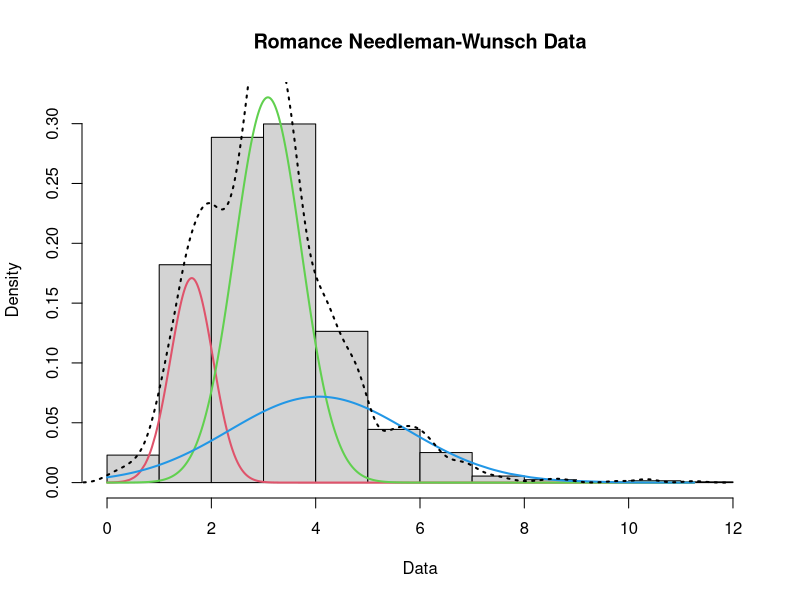

The R source for this figure: (Note: this script raises an error after producing the figure.)
setwd("/home/bella/Dropbox/Master-Thesis/MA_Thesis_Program/")
rom <- read.csv("final_romance_nw.csv", header=TRUE, sep=",", stringsAsFactors=FALSE)
head(rom)
########LIKELIHOOD RATIO STATISTICS, BOOTSTRAP,MIXTURE MODEL##########################
library(mixtools)
set.seed(100)
rom_dens = rom$Score
mixmodel = normalmixEM(rom_dens, lambda = NULL, mu = NULL, sigma = NULL, k = 3,
                      mean.constr = NULL, sd.constr = NULL,
                      epsilon = 1e-08, maxit = 100000, maxrestarts=20,
                      verb = FALSE, fast=FALSE, ECM = FALSE,
                      arbmean = TRUE, arbvar = TRUE)
plot(mixmodel,whichplots=2,main2 = "Romance Needleman-Wunsch Data")
lines(density(rom_dens), lty=3, lwd=2)
summary(mixmodel)
####################################################
fit <- kmeans(mydata, 5)


#######################BOOTSTRAP#################
set.seed(100)
x <- as.matrix(rom$Score)
#y <- makemultdata(x, cuts = quantile(x, (1:9)/10))$y
a <- boot.comp(y = rom$Score, max.comp = 3, B = 100, mix.type = "normalmix",
               epsilon = 1e-3)
a
########################SCHWACHSINN ZUM TESTEN#######################
data(rom)
class <- rom
table(class)
X <- rom$Score
head(X)
clPairs(X, class)
BIC <- mclustBIC(rom$Score)
plot(BIC)
summary(BIC)
mod1 <- Mclust(X, x = BIC)
summary(mod1, parameters = TRUE)
plot(mod1, what = "classification")
table(class, mod1$classification)
plot(mod1, what = "uncertainty",main = "Optimal number of k - Romance")
ICL <- mclustICL(X)
summary(ICL)
plot(ICL,main = "Optimal number of k - Romance")
LRT <- mclustBootstrapLRT(rom$Score, modelName = "V",level = 0.05,nboot = 999)
LRT
plot(LRT$boot, G = 1, hist.col = "grey", hist.border = "lightgrey", breaks = "Scott", 
     col = "forestgreen", lwd = 2, lty = 3, main = NULL)
#############################UNDVONVORNE######################
abc <-Mclust(rom$Score)
summary(abc)
summary(abc,parameters=TRUE)
plot(abc)
#############################################################
mod5 <- densityMclust(rom$Score)
summary(mod5)
plot(mod5, what = "BIC")
plot(mod5, what = "density")
plot(mod5, what = "density", type = "hdr")
plot(mod5, what = "density", type = "hdr",
     data = rom$Score, points.cex = 0.5)
plot(mod5, what = "density", type = "persp")
mod1dr <- MclustDR(mod5)
summary(mod1dr)
plot(mod1dr, what = "pairs")
plot(mod1dr, what = "boundaries", ngrid = 200)
mod1dr <- MclustDR(mod5, lambda = 1)
summary(mod1dr)
plot(mod1dr, what = "scatterplot")
mod2dr <- MclustDR(mod5)
summary(mod2dr)
plot(mod2dr, what = "scatterplot")
